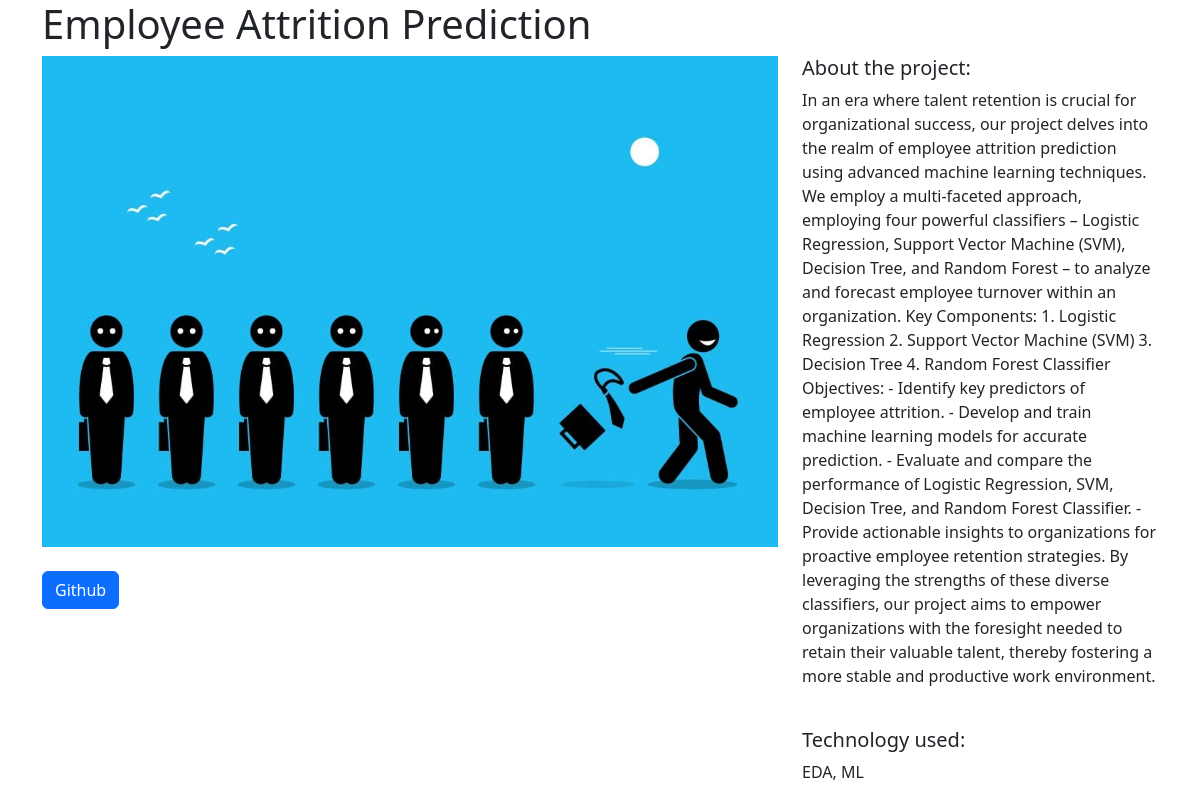
/1/, run on the app's committed database.
### projectsapp/models.py (models this page shows)
class Project(models.Model):
    title = models.CharField(max_length=100)
    description = models.TextField()
    technology = models.CharField(max_length=20)
    image = models.FileField(upload_to="project_images/", blank=True)
    URL= models.URLField(max_length=200, default="https://github.com/DeepankTyagi2001?tab=repositories")

### projectsapp/views.py (the view)
# urls.py: path("<int:pk>/", views.project_detail, name="project_detail"),
def project_detail(request,pk):
    project= Project.objects.get(pk=pk)
    context= {
        "project": project
    }
    return render(request, 'projects/project_detail.html',context)

### projectsapp/templates/projects/project_detail.html
{% extends "base.html" %}
{% block page_content %}
<h1>{{ project.title }}</h1>
<div class="row">
    <div class="col-md-8">
        {% if project.image %}
            <img src="{{ project.image.url }}" width="100%">
        {% endif %}
    <br>
    <br>
        <a href={{project.URL}}
                   class="btn btn-primary">
                    Github
        </a>
    </div>
    <div class="col-md-4">
        <h5>About the project:</h5>
        <p>{{ project.description }}</p>
        <br>
        <h5>Technology used:</h5>
        <p>{{ project.technology }}</p>
    </div>
</div>
{% endblock page_content %}

### templates/base.html (shortened to what this page needs)
<!DOCTYPE html>
<html lang="en">
<head>
    <link
        href="https://cdn.jsdelivr.net/npm/bootstrap@5.3.1/dist/css/bootstrap.min.css"
        rel="stylesheet"
    >
</head>
<body class="container">
    {% block page_content %}
    {% endblock page_content %}
</body>
</html>

### data on the page
Project: image (picture), description "In an era where talent retention is crucial for organizational success, our project delves into the realm of employee attrition prediction using advanced machine learning techniques. We employ a multi-faceted approach, employing four powerful classifiers – Logistic Regression, Support Vector Machine (SVM), Decision Tree, and Random Forest – to analyze and forecast employee turnover within an organization. Key Components: 1. Logistic Regression 2. Support Vector Machine (SVM) 3. Decision Tree 4. Random Forest Classifier Objectives: - Identify key predictors of employee attrition. - Develop and train machine learning models for accurate prediction. - Evaluate and compare the performance of…", technology "EDA, ML"
